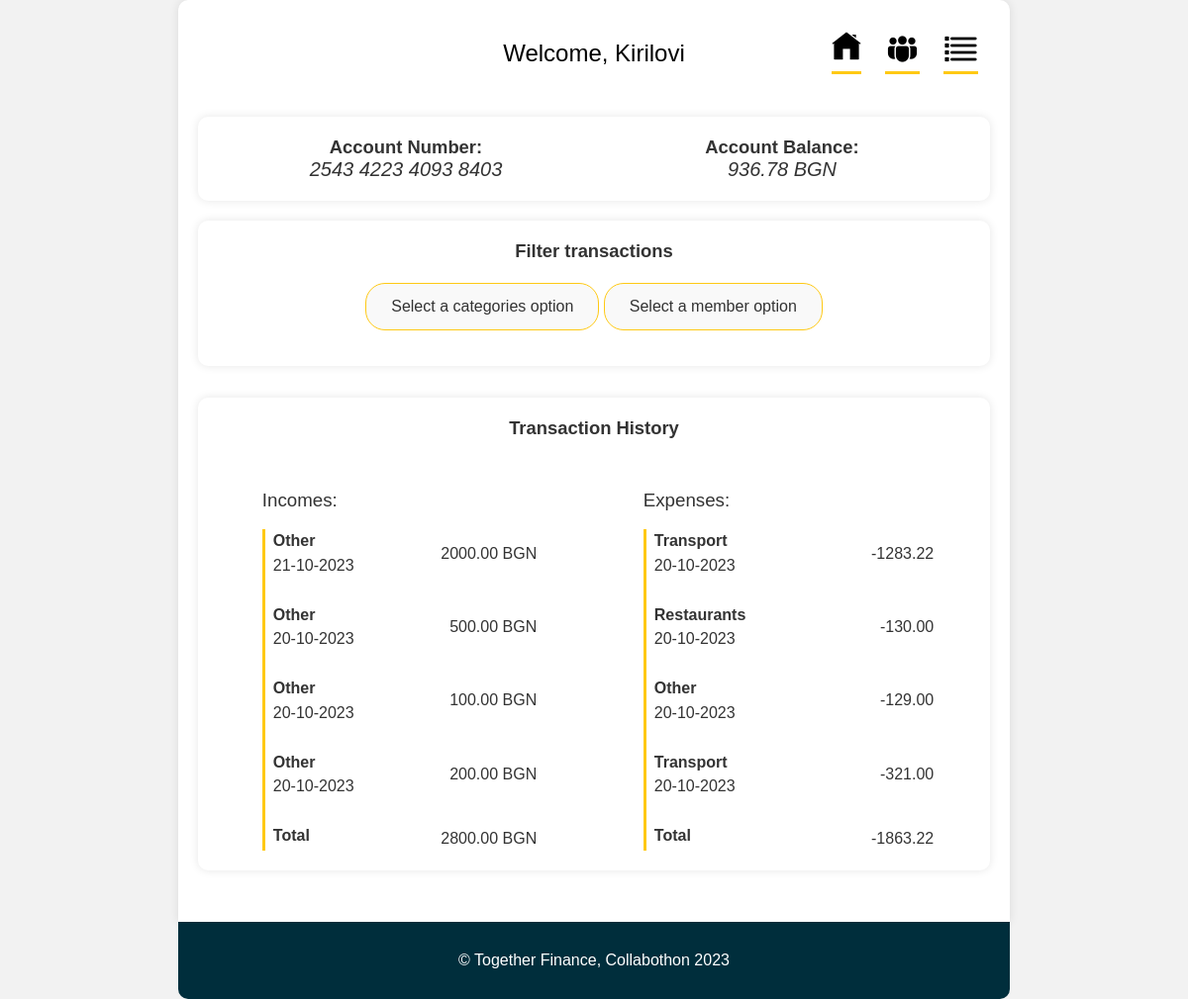
The page /family/ on the database as committed earlier.
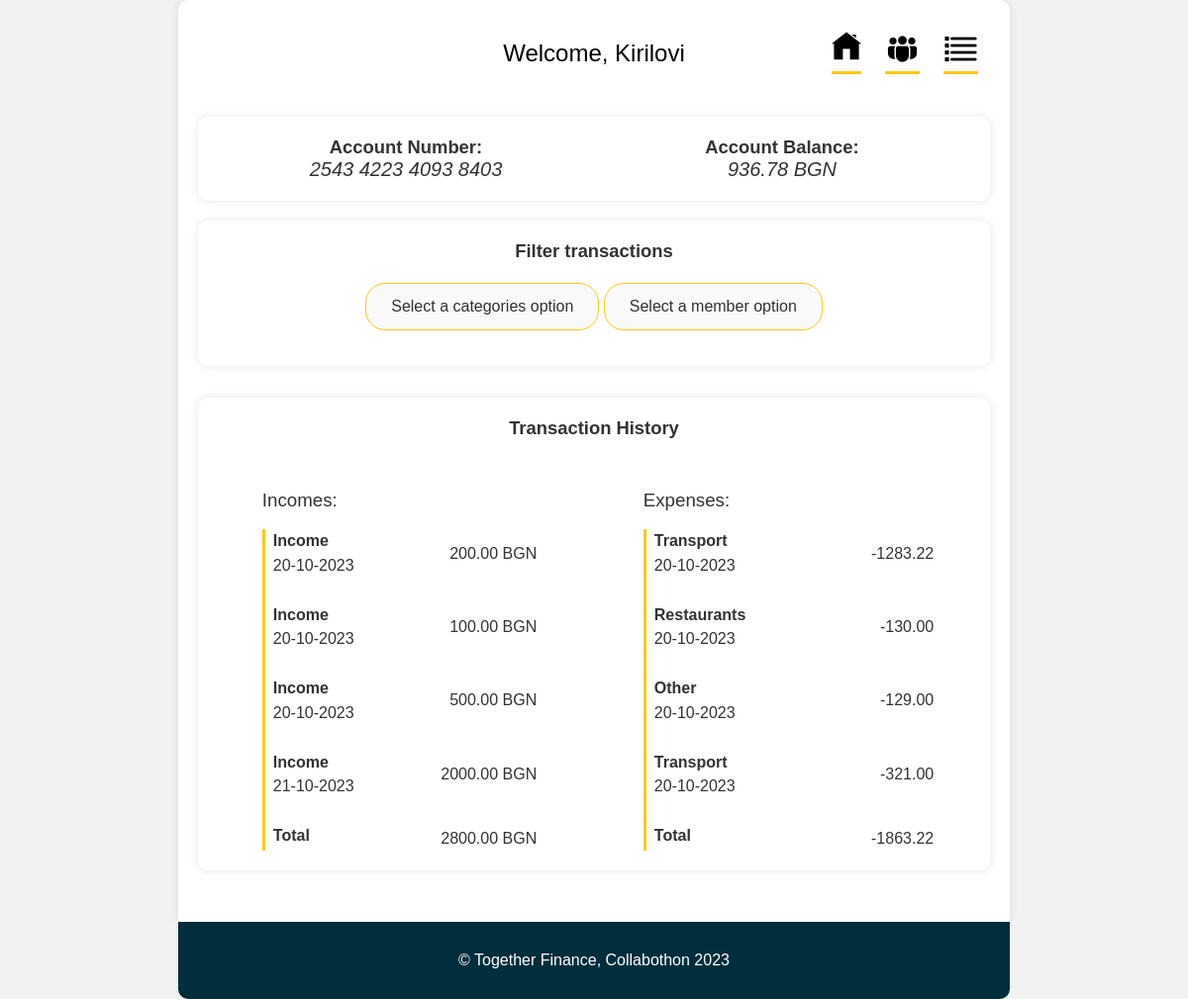
The same page on the database as committed later.
### base/models.py (models this page shows, shortened)
class Transactions(models.Model):
    affected_account = models.ForeignKey(Account, on_delete=models.SET_NULL, null=True)
    amount = models.DecimalField(max_digits=20, decimal_places=2)
    updated = models.DateTimeField(auto_now=True)
    created = models.DateTimeField(auto_now_add=True)
    person = models.ForeignKey(Customer, on_delete=models.SET_NULL, null=True)
    category = models.CharField(max_length=20, choices=CATEGORIES, default="Other")
    class Meta:
        ordering = ["-updated", "-created"]

### base/views.py (the view)
# urls.py: path("family/", views.family_page, name="family"),
def family_page(request):
    q = request.GET.get("q") if request.GET.get("q") is not None else ""
    account = Account.objects.get(name="Kirilovi")
    transactions = Transactions.objects.filter(
        (Q(person__name__icontains=q) & Q(affected_account=account)) |
        (Q(affected_account=account) & Q(category__icontains=q))
    )
    total_spent_amount = sum(t.amount for t in transactions if t.amount < 0)
    total_income_amount = sum(t.amount for t in transactions if t.amount >= 0)
    category_counts = Transactions.objects.values('category').annotate(count=Count('category'))
    unique_categories = [item['category'] for item in category_counts]
    account.amount = set_account_amount(account)
    members = account.members
    context = {"account": account,
               "transactions": transactions,
               "members": members,
               "categories": unique_categories,
               "total_spent_amount": total_spent_amount,
               "total_income_amount": total_income_amount
               }
    return render(request, "family.html", context)

### base/views.py (called while the page is built)
def set_account_amount(account):
    transactions = Transactions.objects.filter(affected_account=account)
    amount = 0
    for t in transactions:
        amount += t.amount
    return amount

### templates/family.html (shortened to what the changed rows need)
<!DOCTYPE html>
{% load static %}
<html lang="en">
  <head>
    <link rel="stylesheet" href="{% static 'styles/style.css' %}"/>
    <link rel="stylesheet" href="{% static 'styles/family_style.css' %}" />
  </head>
  <body>
    <div class="container">
      <header>
        <h1>Welcome, {{account.name}}</h1>
      </header>
      <section class="tab-content">
        <div class="tab home-tab active">
          <section class="account-info">
            <div class="account-details">
              <h2>Account Number:</h2>
            </div>
            <div class="account-balance">
              <h2>Account Balance:</h2>
            </div>
          </section>
          <section class="filters">
            <h2>Filter transactions</h2>
          </section>
          <section class="transaction-history">
            <h2 class="transactions-heading">Transaction History</h2>
            <div class="transaction-list">
              <div class="transactions-container">
                <div class="incomes">
                    {% for t in transactions %}
                        {% if t.amount >= 0 %}
                  <div class="transaction-container t-item-1">
                    <article class="transaction">
                      <div class="name-date">
                        <p class="trans-name">{{ t.category }}</p>
                        <p class="trans-date">{{ t.created|date:"d-m-Y"}}</p>
                      </div>
                      <div class="value"> {{ t.amount }} BGN </div>
                    </article>
                  </div>
                        {% endif %}
                    {% endfor %}
            </div>
                <div class="expenses">
                    {% for t in transactions %}
                        {% if t.amount < 0 %}
                    <div class="transaction-container t-item-1">
                        <article class="transaction">
                        <div class="name-date">
                        <p class="trans-name">{{ t.category }}</p>
                        <p class="trans-date">{{ t.created|date:"d-m-Y"}}</p>
                      </div>
                      <div class="value">{{ t.amount }}</div>
                    </article>
                  </div>
                        {% endif %}
                    {% endfor %}
                </div>
              </div>
          </section>
        </div>
      </section>
    </div>
  </body>
</html>

Rows that differ between the two databases and show on the page:
changed Transactions (number 1 of 8 on the later page): category "Other" → "Income"; moves up the list
changed Transactions (number 2 of 8 on the later page): category "Other" → "Income"; moves up the list
changed Transactions (number 3 of 8 on the later page): category "Other" → "Income"; moves down the list
changed Transactions (number 4 of 8 on the later page): category "Other" → "Income"
